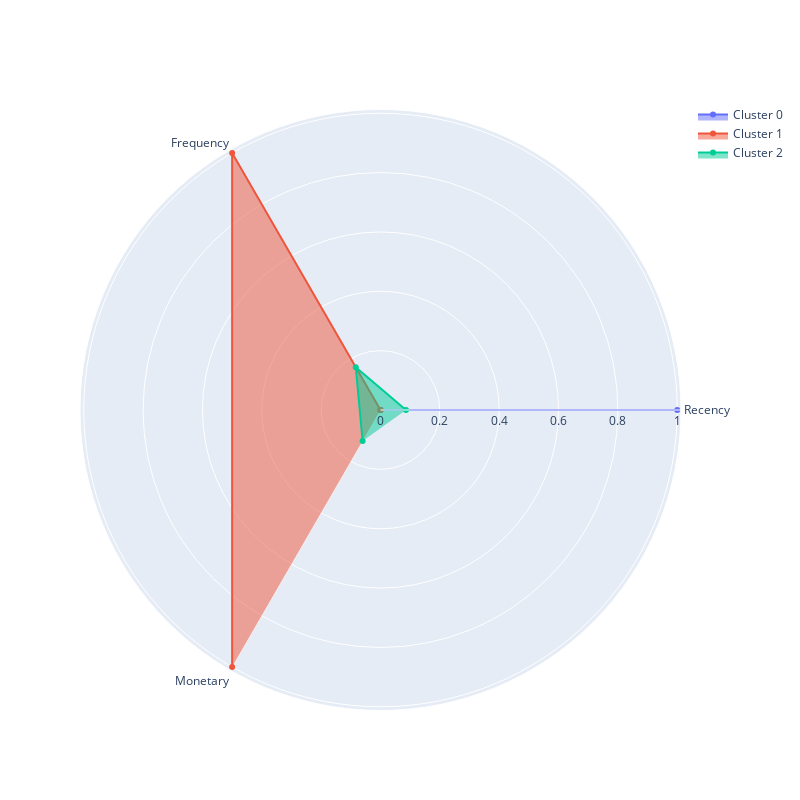

Notebook code cell kept with this figure:
### Markdown cell above
### Задание 5.8

Визуализируйте профили кластеров в виде полярной диаграммы на основе средних RFM-характеристик, вычисленных для каждого кластера. 

Проанализируйте кластеры и на основе анализа сопоставьте номер кластера и его описание.

Описание кластера:
* Кластер соответствует «лояльным» клиентам, которые приносят наибольший доход, совершают покупки чаще всего, а давность их последней покупки наименьшая.
* Кластер соответствует «промежуточным» клиентам, которые являются активными, но покупают не так часто и много, как лояльные клиенты. В то же время эти клиенты не являются «потерянными».
* Кластер соответствует «потерянным» клиентам, которые купили меньше всего товара, и их последняя покупка была совершена очень давно.

### Code cell
plot_cluster_profile(rfm_pivot, 3)

### Figure 1 — Plotly figure (JSON) as saved in the notebook; plotly's stock layout.template omitted (floating-point values rounded to 4 significant figures)
{"data": [{"fill": "toself", "name": "Cluster 0", "r": [1.0, 0, 0], "theta": ["Recency", "Frequency", "Monetary"], "type": "scatterpolar"}, {"fill": "toself", "name": "Cluster 1", "r": [0, 1.0, 1.0], "theta": ["Recency", "Frequency", "Monetary"], "type": "scatterpolar"}, {"fill": "toself", "name": "Cluster 2", "r": [0.08597, 0.1667, 0.1206], "theta": ["Recency", "Frequency", "Monetary"], "type": "scatterpolar"}], "layout": {"autosize": false, "height": 800, "showlegend": true, "width": 800}}
